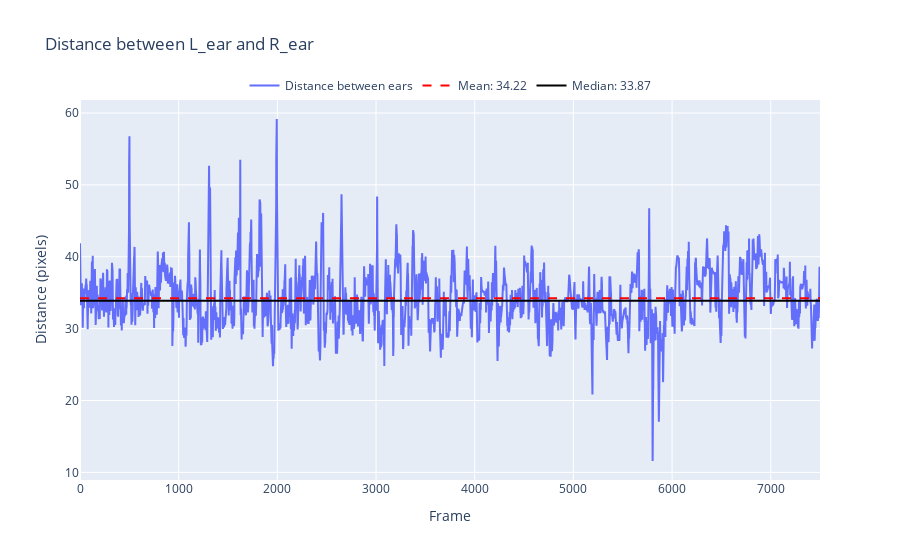

Notebook cell for this chart:
### Markdown cell above
---
#### 5. (Optional, but recommended) If we want to scale our data from pixels to cm, we can use a measured distance between two bodyparts (e.g. the distance between both ears).

### Code cell
# plot scale
scale = rst.find_scale_factor(df_smooth, measured_dist, measured_points, print_results=True)

### Figure 1 — Plotly figure (JSON) as saved in the notebook; plotly's stock layout.template omitted (floating-point values rounded to 4 significant figures; data arrays with more than 128 entries replaced by an {"elided": "..."} marker saying what was removed)
{"data": [{"mode": "lines", "name": "Distance between ears", "type": "scatter", "y": {"elided": "7500 float values"}}, {"line": {"color": "red", "dash": "dash"}, "mode": "lines", "name": "Mean: 34.22", "type": "scatter", "y": {"elided": "7500 float values"}}, {"line": {"color": "black"}, "mode": "lines", "name": "Median: 33.87", "type": "scatter", "y": {"elided": "7500 float values"}}], "layout": {"legend": {"orientation": "h", "x": 0.5, "xanchor": "center", "y": 1, "yanchor": "bottom"}, "title": {"text": "Distance between L_ear and R_ear"}, "xaxis": {"title": {"text": "Frame"}}, "yaxis": {"title": {"text": "Distance (pixels)"}}}}
